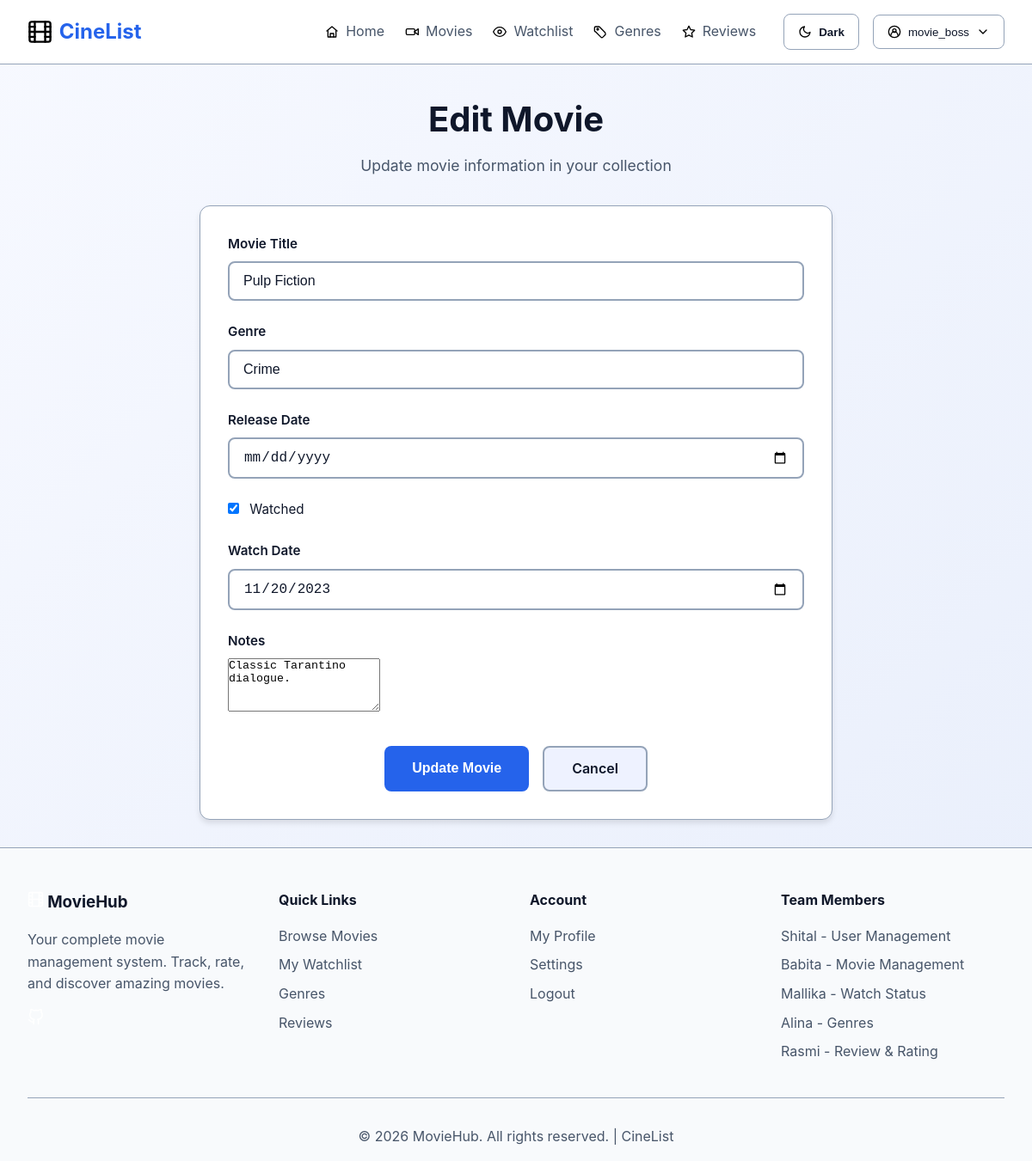
The page /movie_management/edit_movies.php?id=4 (signed in) on the database its author committed.
### tables this page shows
CREATE TABLE Movies (
    movie_id INT PRIMARY KEY AUTO_INCREMENT,
    title VARCHAR(255) NOT NULL,
    genre VARCHAR(100) NOT NULL,
    release_date DATE,
    rating INT CHECK (rating >= 1 AND rating <= 5),
    watched BOOLEAN DEFAULT FALSE,
    watch_date DATE,              
    user_notes TEXT,              
    user_id INT NOT NULL,
    FOREIGN KEY (user_id) REFERENCES Users(user_id) ON DELETE CASCADE
);

### movie_management/MovieManager.php (called while the page is built, shortened)
<?php
class Movie
{
    public function __construct(
        ?int $movie_id,
        string $title,
        string $genre,
        ?string $release_date,
        int $watched,
        ?string $watch_date,
        ?string $user_notes,
        int $user_id
    ) {
        $this->title = $title;
        $this->genre = $genre;
        $this->release_date = $release_date;
        $this->watched = $watched;
        $this->watch_date = $watch_date;
        $this->user_notes = $user_notes;
    }
    public static function fromArray(array $data): self
    {
        return new self(
            isset($data['movie_id']) ? (int)$data['movie_id'] : null,
            $data['title'] ?? '',
            $data['genre'] ?? '',
            $data['release_date'] !== '' ? $data['release_date'] : null,
            isset($data['watched']) ? (int)$data['watched'] : 0,
            $data['watch_date'] !== '' ? $data['watch_date'] : null,
            $data['user_notes'] !== '' ? $data['user_notes'] : null,
            (int)($data['user_id'] ?? 0)
        );
    }
}
class MovieRepository
{
    private PDO $pdo;
    public function __construct(PDO $pdo)
    {
        $this->pdo = $pdo;
    }
    public function getById(int $movieId, int $userId): ?Movie
    {
        $stmt = $this->pdo->prepare("SELECT * FROM Movies WHERE movie_id = ? AND user_id = ?");
        $stmt->execute([$movieId, $userId]);
        $movieData = $stmt->fetch(PDO::FETCH_ASSOC);
        return $movieData ? Movie::fromArray($movieData) : null;
    }
}

### movie_management/edit_movies.php (the view, shortened to what this page needs)
<?php
include('../includes/db.php');
require_once __DIR__ . '/MovieManager.php';
$basePath = '../';
$movieRepository = new MovieRepository($pdo);
$id = isset($_GET['id']) ? (int)$_GET['id'] : 0;
$user_id = (int)$_SESSION['user_id'];
$movie = $movieRepository->getById($id, $user_id);
?>
<!DOCTYPE html>
<html lang="en">
<head>
    <link rel="stylesheet" href="<?php echo $basePath; ?>assets/style.css">
    <link rel="stylesheet" href="<?php echo $basePath; ?>assets/manage.css">
</head>
<body>
<?php require_once $basePath . 'includes/header.php'; ?>
<div class="manage-container">
    <div class="manage-header">
        <h2>Edit Movie</h2>
        <p>Update movie information in your collection</p>
    </div>
    <form class="manage-form" method="POST">
        <div class="form-group">
            <label for="title">Movie Title</label>
            <input type="text" id="title" name="title" value="<?= htmlspecialchars($movie->title) ?>" required>
        </div>
        <div class="form-group">
            <label for="genre">Genre</label>
            <input type="text" id="genre" name="genre" value="<?= htmlspecialchars($movie->genre) ?>" required>
        </div>
        <div class="form-group">
            <label for="release_date">Release Date</label>
            <input type="date" id="release_date" name="release_date" value="<?= htmlspecialchars($movie->release_date) ?>">
        </div>
        <div class="form-group checkbox-group">
            <label>
                <input type="checkbox" id="watched" name="watched" value="1" <?= $movie->watched ? 'checked' : '' ?>>
                Watched
            </label>
        </div>
        <div class="form-group">
            <label for="watch_date">Watch Date</label>
            <input type="date" id="watch_date" name="watch_date" value="<?= htmlspecialchars($movie->watch_date) ?>">
        </div>
        <div class="form-group">
            <label for="user_notes">Notes</label>
            <textarea id="user_notes" name="user_notes" rows="4"><?= htmlspecialchars($movie->user_notes) ?></textarea>
        </div>
        <div class="btn-group">
            <button type="submit" class="btn-primary">Update Movie</button>
            <a href="view_movies.php" class="btn-secondary">Cancel</a>
        </div>
    </form>
</div>
<?php require_once $basePath . 'includes/footer.php'; ?>
</html>

### assets/style.css (style rules this page uses)
* { margin: 0; padding: 0; box-sizing: border-box; }
body { font-family: 'Inter', sans-serif; background: linear-gradient(135deg, var(--page-bg-start) 0%, var(--page-bg-end) 100%); color: var(--text-primary); line-height: 1.6; min-height: 100vh; transition: background 0.4s ease, color 0.3s ease; }

### assets/manage.css (style rules this page uses)
.manage-container { max-width: 800px; margin: 2rem auto; padding: 0 2rem; }
.manage-header { text-align: center; margin-bottom: 2rem; }
.manage-header h2 { font-size: 2.5rem; color: var(--text-primary); margin-bottom: 0.5rem; }
.manage-header p { color: var(--text-secondary); font-size: 1.1rem; }
.manage-form { background: var(--card-bg); border: 1px solid var(--border-color); border-radius: 12px; padding: 2rem; box-shadow: 0 4px 6px rgba(0, 0, 0, 0.1); }
.form-group { margin-bottom: 1.5rem; }
.form-group label { display: block; font-weight: 600; color: var(--text-primary); margin-bottom: 0.5rem; font-size: 0.95rem; }
.form-group input[type="text"], .form-group input[type="date"], .form-group input[type="number"], .form-group select { width: 100%; padding: 0.75rem 1rem; border: 2px solid var(--border-color); border-radius: 8px; background: var(--input-bg); color: var(--text-primary); font-size: 1rem; transition: border-color 0.3s ease, box-shadow 0.3s ease; }
.form-group input[type="checkbox"] { width: auto; margin-right: 0.5rem; }
.checkbox-group { display: flex; align-items: center; gap: 0.5rem; }
.checkbox-group label { margin-bottom: 0; font-weight: normal; }
.btn-group { display: flex; gap: 1rem; margin-top: 2rem; justify-content: center; }
.btn-primary, .btn-secondary { padding: 0.75rem 2rem; border: none; border-radius: 8px; font-size: 1rem; font-weight: 600; cursor: pointer; transition: all 0.3s ease; text-decoration: none; display: inline-block; text-align: center; }
.btn-primary { background: var(--primary-color); color: white; }
.btn-secondary { background: var(--secondary-bg); color: var(--text-primary); border: 2px solid var(--border-color); }

### rows shown on the page
movies: title "Pulp Fiction", genre "Crime", watched "☑", watch_date "11/20/2023", user_notes "Classic Tarantino dialogue."

### other values the page prints
$userName "movie_boss"
